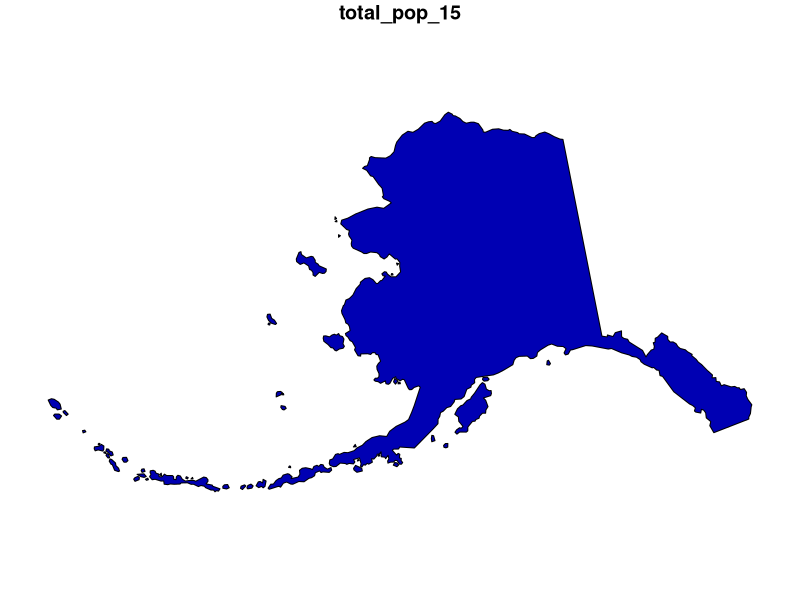

This chart was generated by the following R code:
library(spData)


### Name: alaska
### Title: Alaska multipolygon
### Aliases: alaska
### Keywords: datasets sf

### ** Examples

if (requireNamespace("sf", quietly = TRUE)) {
  library(sf)
  data(alaska)

  plot(alaska["total_pop_15"])
}
